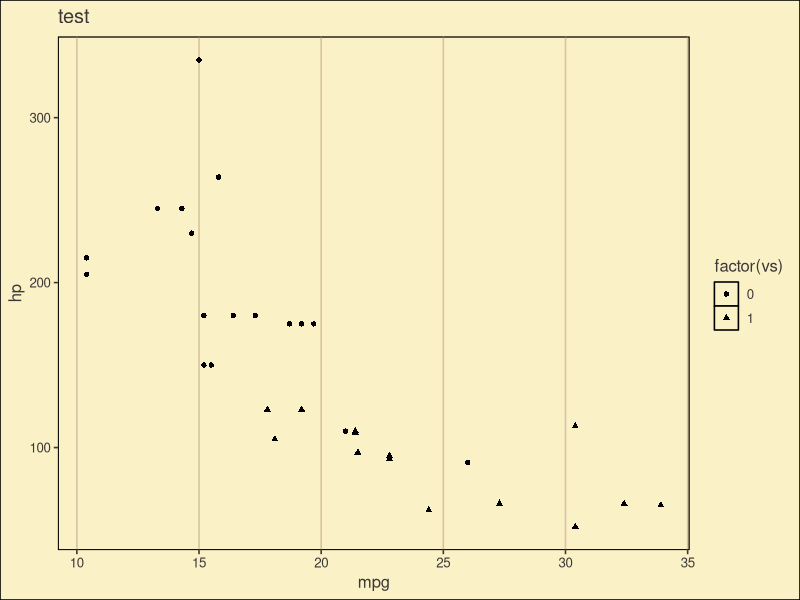

Reproduce this figure in R.
library(tidyverse)
library(ggthemes)

data("mtcars")

gruvbox_colors <- list(
  fg = "#3c3836",
  gray = "#7c6f64",
  gray_245       = "#928374",
  gray_244       = "#928374",
  bg0_h = "#f9f5d7",
  bg = "#fbf1c7",
  bg0_s = "#f2e5bc",
  bg1 = "#ebdbb2",
  bg2 = "#d5c4a1",
  gb3 = "#bdae93",
  bg4 = "#a89984",
  
  bright_red     = "#fb4934",
  bright_green   = "#b8bb26",
  bright_yellow  = "#fabd2f",
  bright_blue    = "#83a598",
  bright_purple  = "#d3869b",
  bright_aqua    = "#8ec07c",
  bright_orange  = "#fe8019",
  
  neutral_red    = "#cc241d",
  neutral_green  = "#98971a",
  neutral_yellow = "#d79921",
  neutral_blue   = "#458588",
  neutral_purple = "#b16286",
  neutral_aqua   = "#689d6a",
  neutral_orange = "#d65d0e",
  
  faded_red      = "#9d0006",
  faded_green    = "#79740e",
  faded_yellow   = "#b57614",
  faded_blue     = "#076678",
  faded_purple   = "#8f3f71",
  faded_aqua     = "#427b58",
  faded_orange   = "#af3a03"
)

theme_gruvbox <- function() {
  theme_foundation() + 
    theme(text = element_text(color = gruvbox_colors$fg), rect = element_rect(fill = gruvbox_colors$bg),
          line = element_line(color = gruvbox_colors$fg)) +
    
    theme(panel.grid.minor = element_blank(), panel.grid.major.y = element_blank(),
          panel.grid.major.x = element_line(color = gruvbox_colors$bg2))
}

ggplot(mtcars, aes(mpg, hp, shape = factor(vs))) +
  geom_point() +
  labs(title = "test") +
  theme_gruvbox()